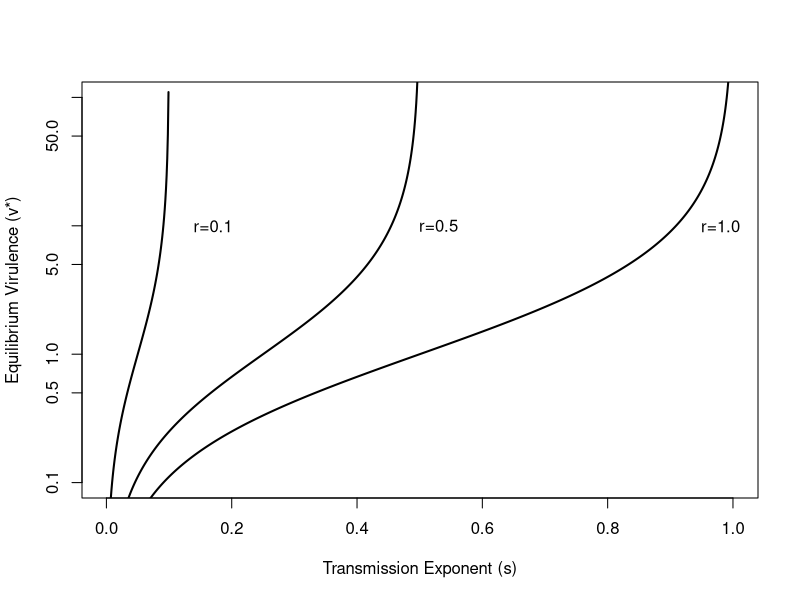
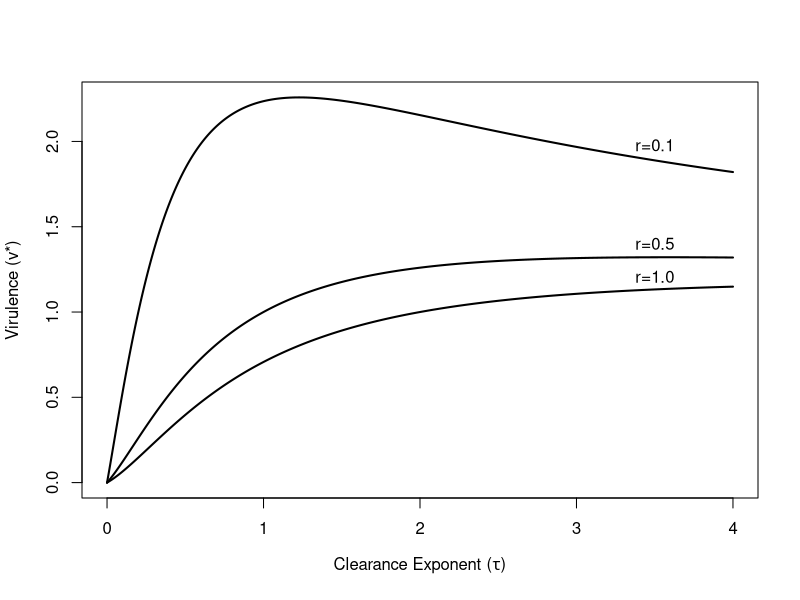
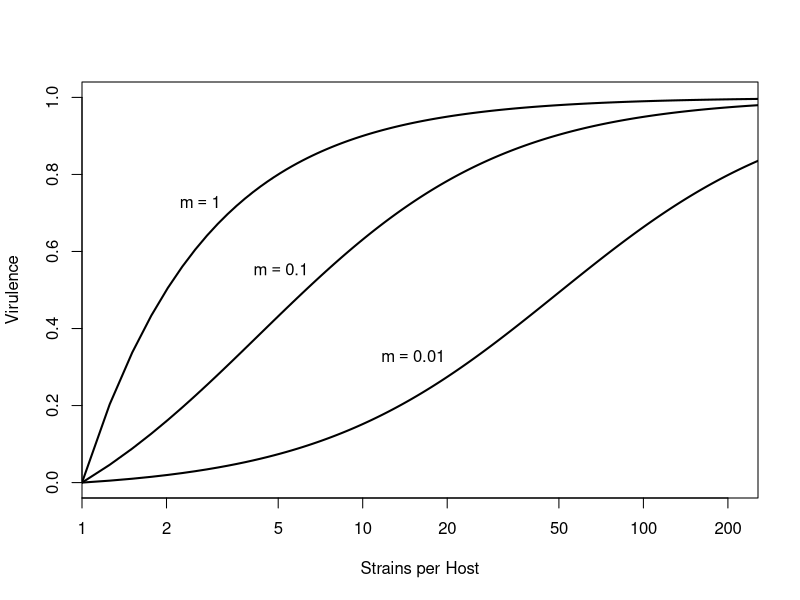

Write R code to recreate these figures, in order.
## ---- chunk 1
#| fig-asp: 1
## Figure 3 (Frank 1996)
vstar <- expression(s*(delta+gamma)/(r-s))
s <- seq(0,1,length=1000)
delta <- 0.3
gamma <- 0.7

## r=0.1
r <- 0.1
vr01 <- eval(vstar)

## r=0.5
r <- 0.5
vr05 <- eval(vstar)

## r=1.0
r <- 1
vr1 <- eval(vstar)

## transmissibility is assumed to be a power function of virulence
## beta(v) = b*v^s, s \in (0,1)

plot(s[vr1>0],vr1[vr1>0], log="y", type="l", lwd=2, ylim=c(0.1,100),
     xlab="Transmission Exponent (s)", ylab="Equilibrium Virulence (v*)")
lines(s[vr05>0],vr05[vr05>0], lwd=2)
lines(s[vr01>0],vr01[vr01>0], lwd=2)
text(0.17,10,"r=0.1")
text(0.53,10,"r=0.5")
text(0.98,10, "r=1.0")
## ---- chunk 2
#| fig-asp: 1
## Frank (1996) figure 4 (kind of -- it's a cross-section of his false 3d plot)
vstar1 <- expression( (gamma*tau/r)^(1/(tau+1)) )
tau <- seq(0,4, length=1000)
gamma <- 0.5


r <- 0.1
plot(tau,eval(vstar1), type="l",  lwd=2,
      xlab=expression(paste("Clearance Exponent (", tau, ")", sep="")),
      ylab="Virulence (v*)")

r <- 0.5
lines(tau,eval(vstar1), lwd=2)

r <- 1
lines(tau,eval(vstar1), lwd=2)
text(3.5,1.98,"r=0.1")
text(3.5,1.4,"r=0.5")
text(3.5,1.21,"r=1.0")
## ---- chunk 3
#| fig-asp: 1
### Frank (1996) Figure 2
lambda <- 1
k <- seq(1,256, length=1000)
m <- 1.0
rrr <- expression( (k-(k-1)*((1-m)^2))^-1 )
r <- eval(rrr)
vstar <- expression( lambda*(1-r)/(lambda*(1-r) + r) )
pdf("superinfection.pdf", height=5,width=8)
plot(k, eval(vstar), type="l", lwd=2, log="x", xaxs="i", ylim=c(0,1),
     xlab="Strains per Host", ylab="Virulence")

## m=0.1
m <- 0.1
r <- eval(rrr)
lines(k, eval(vstar), lwd=2)

# m=0.01
m <- 0.01
r <- eval(rrr)
lines(k, eval(vstar), lwd=2)

#locator(3)
x <- c(2.633309,  5.113474, 15.110922)
y <- c(0.73, 0.555, 0.33)
text(x[1],y[1],expression(m == 1))
text(x[2],y[2],expression(m == 0.1))
text(x[3],y[3],expression(m == 0.01))
